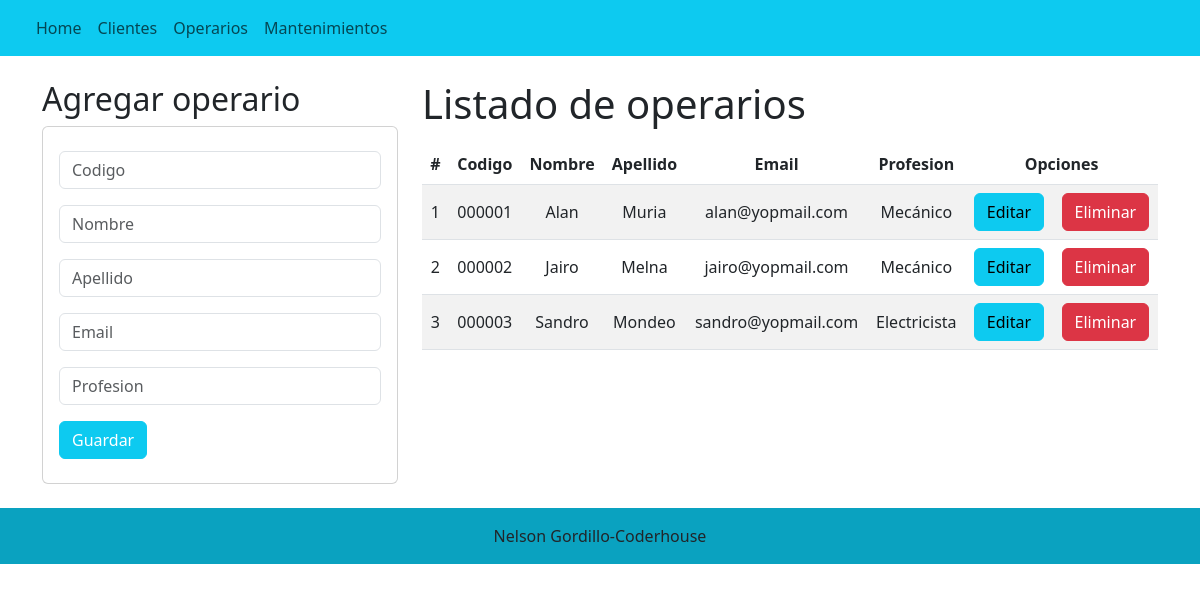
Page /operario/ on the committed database.
### mantenimiento/models.py (models this page shows, shortened)
class Operario(models.Model):
    codigo=models.CharField(primary_key=True,max_length=6)
    nombre=models.CharField(max_length=40)
    apellido=models.CharField(max_length=40)
    email=models.EmailField()
    profesion=models.CharField(max_length=40)

### mantenimiento/views.py (the view)
# urls.py: path('operario/', views.operario, name='operario'),
def operario(request):
    operarioslistados = Operario.objects.all()
    return render(request,"operarios.html",{"operario":operarioslistados})

### mantenimiento/templates/operarios.html (shortened to what this page needs)
{% extends "./plantilla.html" %}
{% block body %}
<div class="row">
    <div class="col-sm-12 col-md-6 col-lg-4 col-xl-4">
        <h2>Agregar operario</h2>
        <div class="card">
            <div class="card-body">
                <form action="/registraroperario/" method="POST">{% csrf_token %}
                    <div class="form-group py-2">
                        <input type="text" id="txtCodigo" name="txtCodigo" class="form-control" placeholder="Codigo" minlength="6" maxlength="6"required>
                    </div>
                    <div class="form-group py-2">
                        <input type="text" id="txtNombre" name="txtNombre" class="form-control" placeholder="Nombre" maxlength="40"required>
                    </div>
                    <div class="form-group py-2">
                        <input type="text" id="txtApellido" name="txtApellido" class="form-control" placeholder="Apellido" maxlength="40"required>
                    </div>
                    <div class="form-group py-2">
                        <input type="text" id="txtEmail" name="txtEmail" class="form-control" placeholder="Email" required>
                    </div>
                    <div class="form-group py-2">
                        <input type="text" id="txtProfesion" name="txtProfesion" class="form-control" placeholder="Profesion" maxlength="40"required>
                    </div>
                    <div class="form-group py-2">
                        <button type="submit" class="btn btn-info btn-block text-white">Guardar</button>
                    </div>
                </form>
            </div>
        </div>
    </div>
    <div class="col-sm-12 col-md-6 col-lg-8 col-xl-8">
        <h1>Listado de operarios</h1>
        <div class="table-responsive py-2">
            <table class="table table-striped">
                <thead>
                    <tr>
                        <th>#</th>
                        <th>Codigo</th>
                        <th>Nombre</th>
                        <th>Apellido</th>
                        <th>Email</th>
                        <th>Profesion</th>
                        <th colspan="2">Opciones</th>
                    </tr>
                </thead>
                <tbody>
                    {% for c in operario %}
                    <tr>
                        <td>{{forloop.counter}}</td>
                        <td>{{c.codigo}}</td>
                        <td>{{c.nombre}}</td>
                        <td>{{c.apellido}}</td>
                        <td>{{c.email}}</td>
                        <td>{{c.profesion}}</td>
                        <td><a href="edicionoperario/{{c.codigo}}" class="btn btn-info">Editar</a></td>
                        <td><a href="eliminaroperario/{{c.codigo}}" class="btn btn-danger">Eliminar</a></td>
                    </tr>
                    {% endfor %}
                </tbody>
            </table>
        </div>
    </div>
</div>
{% endblock %}

### mantenimiento/css/edicioncliente.css (style rules this page uses)
th, td { text-align:center; vertical-align: middle; }

### rows in the picture
Operario: codigo "000001", nombre "Alan", apellido "Muria", email "alan@yopmail.com", profesion "Mecánico"
Operario: codigo "000002", nombre "Jairo", apellido "Melna", email "jairo@yopmail.com", profesion "Mecánico"
Operario: codigo "000003", nombre "Sandro", apellido "Mondeo", email "sandro@yopmail.com", profesion "Electricista"
